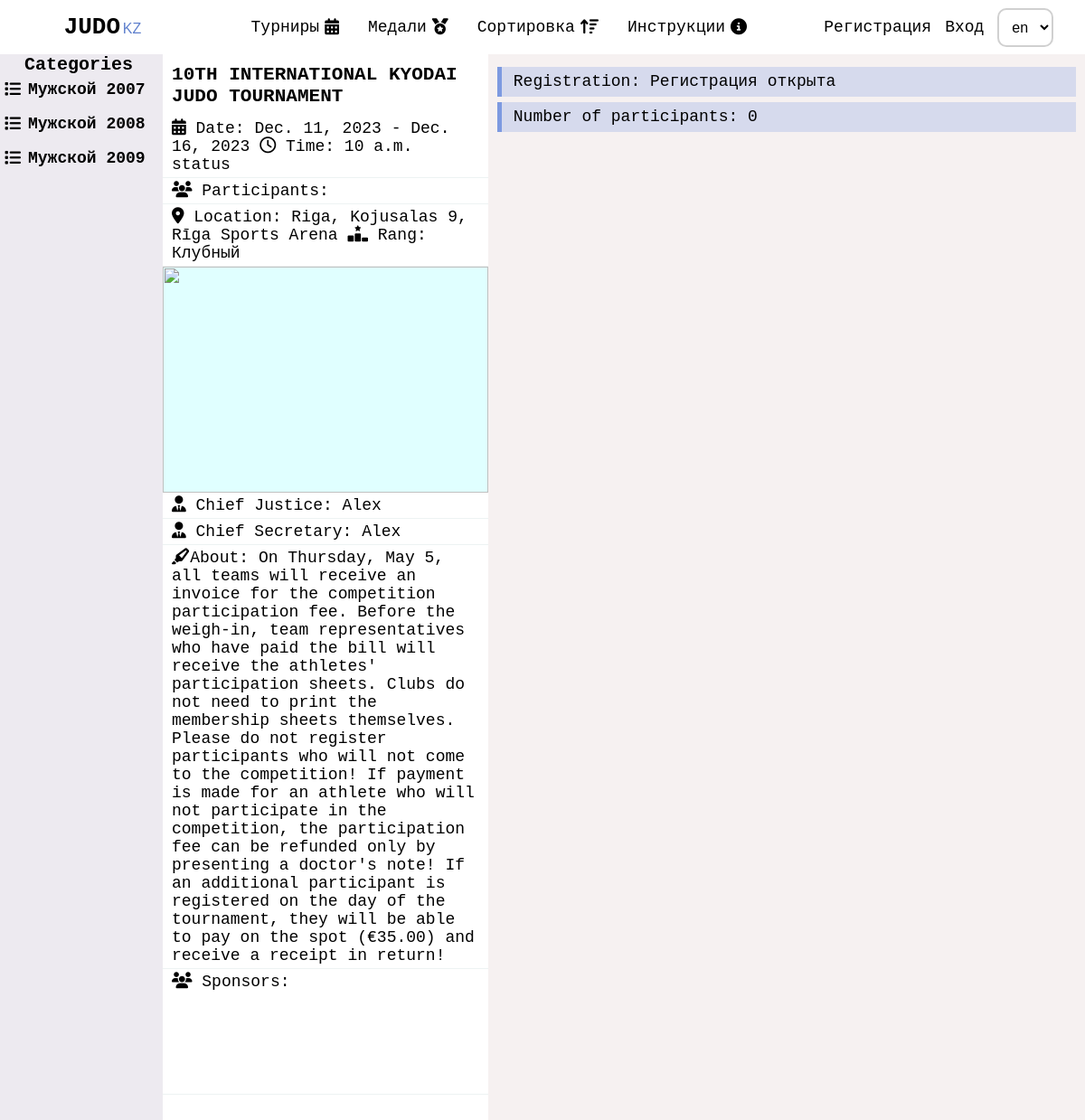
Page /en/tournaments/10th-international-kyodai-judo-tournament/ on the earlier database version.
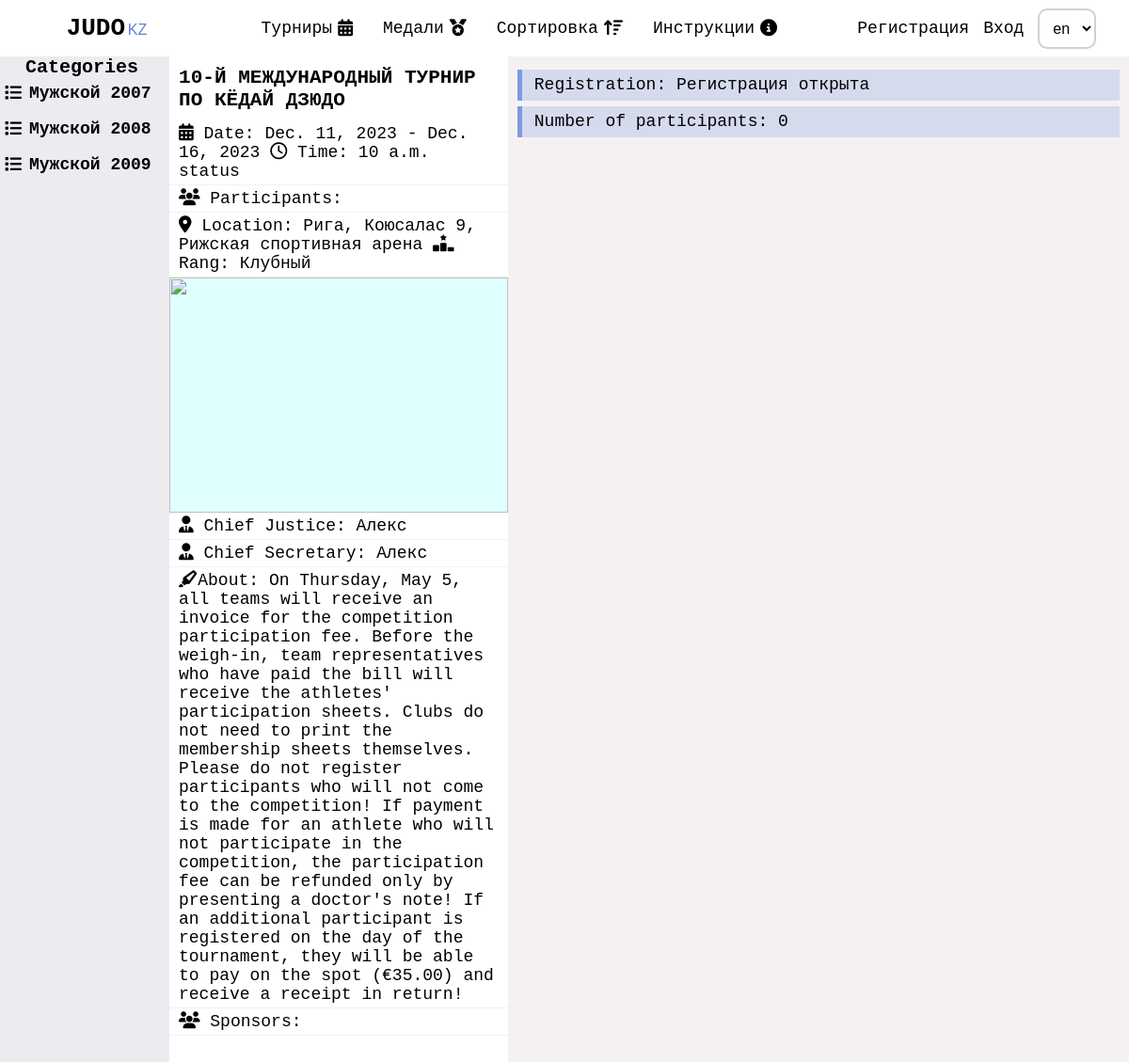
Same page on the later database version.
### base/models.py (models this page shows, shortened)
class Tournament(models.Model):
   RANGS = (
      ('Клубный', 'Клубный'),
      ('Городской', 'Городской'),
      ('Областной', 'Областной'),
      ('Региональный', 'Региональный'),
      ('Республиканский', 'Республиканский'),
      ('Чемпионат РК', 'Чемпионат РК'),
      ('Международный турнир', 'Международный турнир'),
   )
   CREDIT_TYPE = (
      ('личный', 'личный'),
      ('командный', 'командный')
   )
   STATUS = (
      ('Регистрация открыта', 'Регистрация открыта'),
      ('Регистрация завершенa', 'Регистрация завершенa'),
   )
   user = models.ForeignKey(User, on_delete=models.CASCADE, default=None)
   title = models.CharField(max_length=300, verbose_name='Title')
   slug = models.SlugField(max_length=300, unique=True, default='')
   logo = models.ImageField(upload_to='tournament_logo', blank=True)
   logos = models.ManyToManyField(Logos, default=[], blank=True, related_name='logos')
   about = models.TextField(max_length=3000, blank=True)
   rang = models.CharField(max_length=40,choices=RANGS, blank=True)
   place = models.CharField(max_length=100, blank=True)
   startData = models.DateField(max_length=100, blank=True)
   finishData = models.DateField(max_length=100, blank=True)
   startTime = models.TimeField(max_length=10, blank=True)
   credit = models.CharField(max_length=100, blank=True, choices=CREDIT_TYPE)
   tatamis_count = models.CharField(default=0, blank=True, max_length=2)
   sponsors = models.ManyToManyField(Sponsors, blank=True, default=[], related_name='sponsors')
   chiefJustice = models.CharField(max_length=200, blank=True)
   chiefSecretary = models.CharField(max_length=200, blank=True)
   status = models.CharField(max_length=40, choices=STATUS, default='Регистрация_открыта')
   public = models.BooleanField(default=True)
   created = models.DateTimeField(auto_now_add=True)
   updated = models.DateTimeField(auto_now=True)
   class Meta:
      ordering = ['-updated', '-created']

### base/views/tournaments.py (the view)
# urls.py: path('tournaments/<str:slug>/', tournaments.tournamet_show, name='tournamet_show' ),
def tournamet_show(request, slug):
   tournament = get_object_or_404(Tournament, slug=slug)
   person_count = 0
   context = {
      'tournament': tournament,
   }
   return render(request, 'base/tournaments/show_tournament.html', context)

### back/base/templates/base/tournaments/show_tournament.html (shortened to what this page needs)
{% include 'main.html' %}
{% load static i18n %}
{% block title %}
<link rel="stylesheet" href="{% static 'css/tournaments/tournament_show.css' %}">
{% endblock title %}
{% block content %}
<div class="tournament">
   <div class="tournament__menu">
      <a class="tournament__weight__category__link" href="{% url 'base:tournamet_show' tournament.slug %}">
         {% trans 'Categories' %}
      </a>
      {% for weight_category in tournament.weightcategory_set.all  %}
         <a class="tournament__weight__category">
            <i class="fa-solid fa-list"></i>
            <h4>{{weight_category.gender}} {{weight_category.year}}</h4>
         </a>
      {% endfor %}
   </div>
   <div class="tournament__left">
      <h3>{{ tournament.title }}</h3>
      <p>
         <i class="fa-solid fa-calendar-days"></i>
         {% trans 'Date' %}: {{tournament.startData}} - {{tournament.finishData}}
         <i class="fa-regular fa-clock"></i>
         {% trans 'Time' %}: {{tournament.startTime}}
         {% trans 'status' %}
      </p>
      <p>
         <i class="fa-solid fa-users"></i> {% trans 'Participants' %}: {{person_count }}
      </p>
      <p>
         <i class="fa-solid fa-location-dot"></i> {% trans 'Location' %}: {{tournament.place}}
         <i class="fa-solid fa-ranking-star"></i> {% trans 'Rang' %}: {{tournament.rang}}
      </p>
      <div class="slider">
         <button id="slider__left" >
         </button>
         <img src="" alt="" id="slider__gallery">
         <button id="slider__right">
         </button>
      </div>
      <p>
         <i class="fa-solid fa-user-tie"></i> {% trans 'Chief Justice' %}: {{ tournament.chiefJustice}}
      </p>
      <p>
         <i class="fa-solid fa-user-tie"></i> {% trans 'Chief Secretary' %}: {{ tournament.chiefSecretary }}
      </p>
      <p>
         <i class="fa-solid fa-highlighter"></i>{% trans 'About' %}: {{tournament.about}}
      </p>
      <p class="tournament__sponsors">
         <span>
            <i class="fa-solid fa-users"></i>
            {% trans 'Sponsors' %}: </span>
      </p>
   </div>
   <div class="tournament__right">
      <div class="tournament__right__participants">{% trans 'Registration' %}:  {{tournament.status}}</div>
      <div class="tournament__right__participants">{% trans 'Number of participants' %}:  0</div>
   </div>
</div>
{% endblock content %}

Differences in the rows shown:
changed Tournament "Клубный": title "10TH INTERNATIONAL KYODAI JUDO TOURNAMENT" → "10-Й МЕЖДУНАРОДНЫЙ ТУРНИР ПО КЁДАЙ ДЗЮДО"; place "Riga, Kojusalas 9, Rīga Sports Arena" → "Рига, Коюсалас 9, Рижская спортивная арена"; chiefJustice "Alex" → "Алекс"; chiefSecretary "Alex" → "Алекс"
